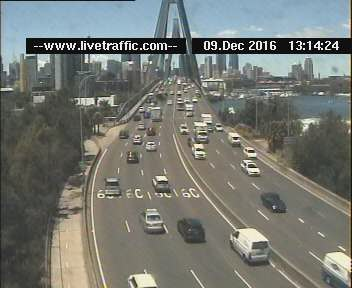
#> input picture AnzacBridge/2016-12-09/13-16.jpg, 352 x 288 px; its folder holds 4 pictures in this run
$ jupyter execute --allow-errors 'smart cities - vision.ipynb'   (shell and % lines are left out)   (Python 2 division)   (older library calls are emulated)
#> lines starting #> are read from the running program, lines starting #| are printed output that depends on the picture
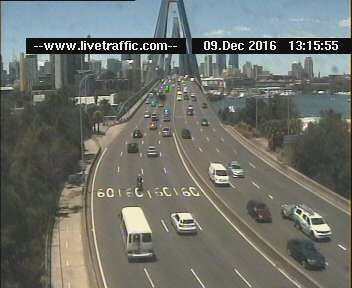
#> input picture AnzacBridge/2016-12-09/13-17.jpg, 352 x 288 px
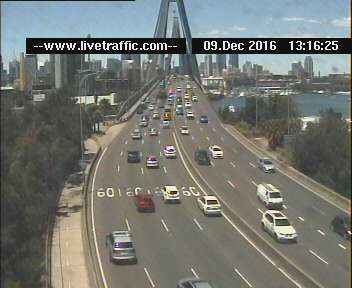
#> input picture AnzacBridge/2016-12-09/13-18.jpg, 352 x 288 px
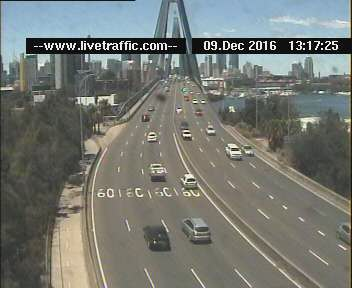
#> input picture AnzacBridge/2016-12-09/13-19.jpg, 352 x 288 px
# Using Security Cameras to count things

Cars are relatively easy to count, as they appear consistently in the same places in the image (unless they've
run off the road).

This notebook uses some images from the Anzac Bridge and counts the number of cars if finds there.

[cell 1]
import matplotlib
import numpy
import skimage.io
import skimage.color
import skimage.filters
import skimage.morphology
import skimage.exposure

def show(im): matplotlib.pyplot.imshow(im, cmap=matplotlib.pyplot.cm.gray)
def show_as_grey(im): show(skimage.color.rgb2grey(im))
def show_colour(im): matplotlib.pyplot.imshow(im)

def average_image(images):
    grayscales = [skimage.color.rgb2grey(im) for im in images]
    return numpy.median(numpy.array(grayscales), axis=0)

def middle_image_differences(images):
    return skimage.color.rgb2grey(images[len(images)/2]) - average_image(images)

def extremity_transform(im):
    dark_negatron = numpy.power(numpy.abs(im), 0.5)
    negatron = skimage.exposure.rescale_intensity(dark_negatron, 'image', (0.0, 1.0))
    return negatron

def simplify(im):
    return skimage.morphology.remove_small_objects(im, 50)
    #return skimage.filters.rank.median(im, skimage.morphology.disk(3))

def label(im):
    label_array = skimage.morphology.label(im)
    print max(numpy.unique(label_array)), "objects identified"
    return label_array

def show_overlay(original_image, desmudged):
    copy = original_image.copy()
    copy[desmudged == False] = (0,0,0)
    matplotlib.pyplot.imshow(copy)

[cell 2]
minutes = [ '16', '17', '18', '19', '20']
#> (the rest of this cell did not finish here and is left out)
